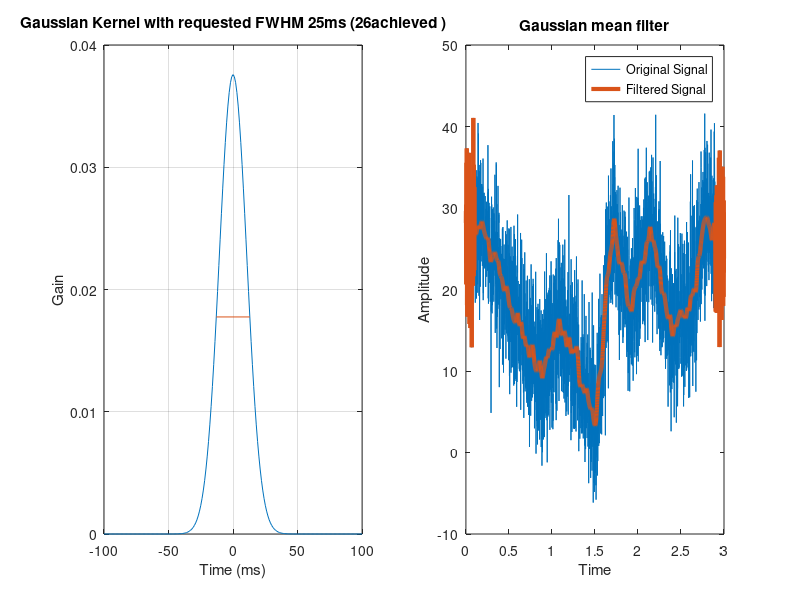

This chart was generated by the following MATLAB code:
clc
clear all
close all

%% Create Signal
srate= 1000; %Sampling frequency (Hz)
time= 0:1/srate:3; %Time vector 
n= length(time); %number of time points
p=15; %poles for random interpolation
noiseamp=5; %noise: measured in standard deviation
amp=interp1(rand(p,1)*30,linspace(1,p,n)); %generate signal
noise= noiseamp*randn(size(time)); %generate noise
signal=amp+noise; %add noise to signal

%% Gaussian Kernel
fwhm=25; %full width half maximum
k=100; %order of the filter
gtime=1000*(-k:k)/srate; %normalized time vector in ms
gwin=exp(-(4*log(2)*gtime.^2)/fwhm^2);%gaussian window
prepeakhalf=k+dsearchn(gwin(k+1:end)',0.5); %searching for time points cosest                                   
postpeakhalf=dsearchn(gwin(1:k)',0.5); % %to 0.5 (50% gain)
empfwhm= gtime(prepeakhalf)-gtime(postpeakhalf); % empirical fwhm
gwin=gwin/sum(gwin); %Normalize gaussian to unit energy

%% Gaussian smooth filter
filtsig=signal; %initialize filtered signal
for i=k+1:n-k-1
    filtsig(i)=sum(signal(i-k:i+k).*gwin); %gaussian function
end
%% Plot
subplot(121)
plot(gtime,gwin)
hold on
grid on
plot(gtime([prepeakhalf postpeakhalf]),gwin([prepeakhalf postpeakhalf]))
title(['Gaussian Kernel with requested FWHM ', num2str(fwhm), 'ms (',num2str(empfwhm), 'achieved )']) ;
xlabel('Time (ms)');
ylabel('Gain');
subplot(122)
plot(time,signal)
hold on
plot(time,filtsig,'linew',3)
title('Gaussian mean filter')
legend('Original Signal','Filtered Signal')
xlabel('Time')
ylabel('Amplitude')




